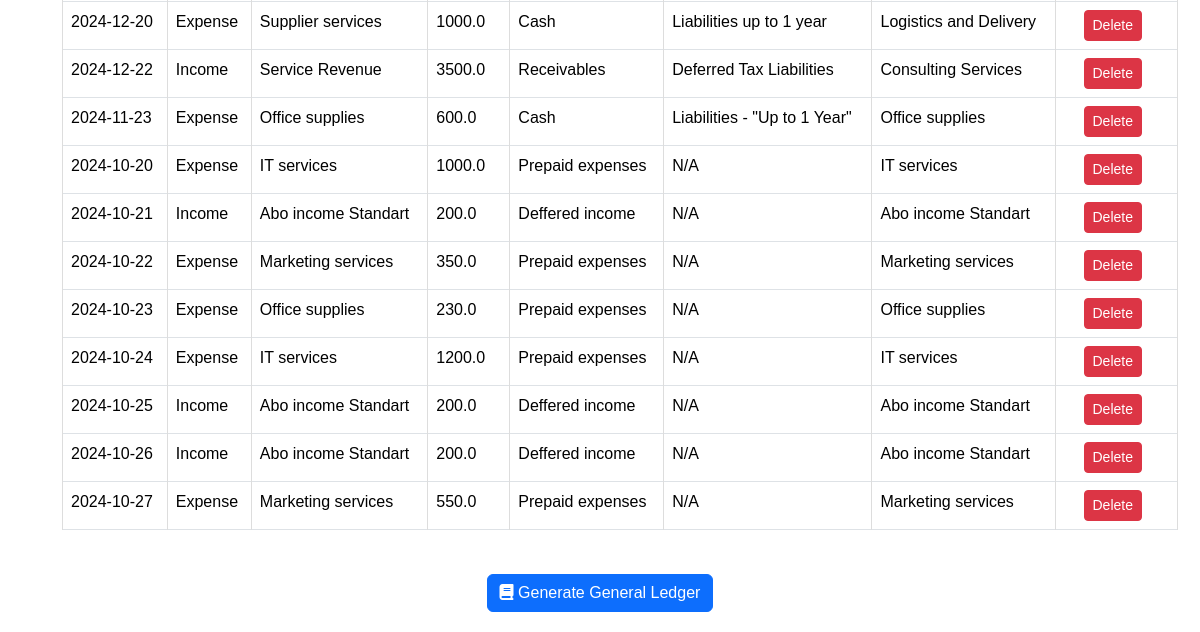
The page /user_transactions (signed in, lower part) on the database as committed earlier.
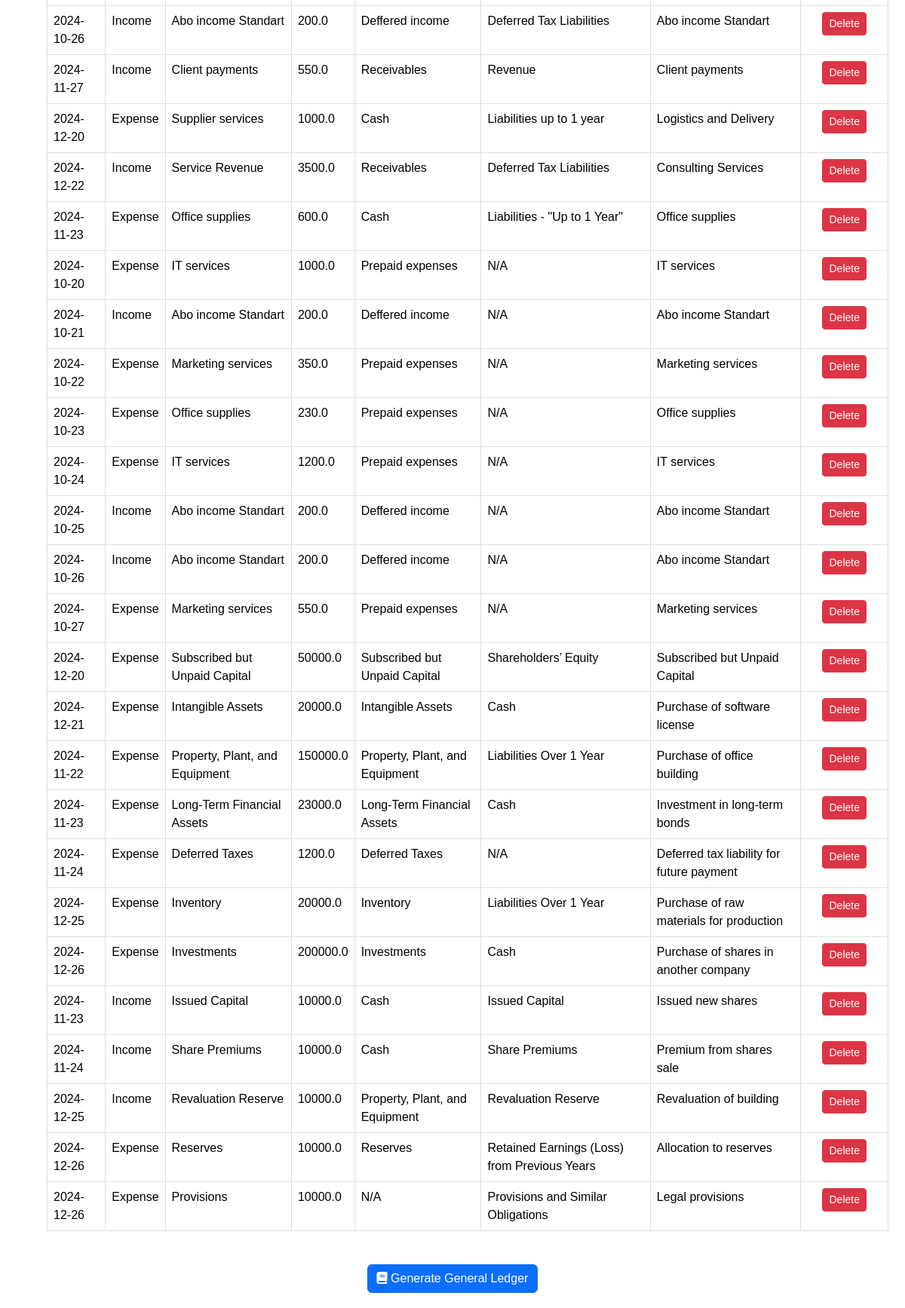
The same page on the database as committed later.
### models.py (models this page shows)
class Transaction(db.Model):
    id = db.Column(db.Integer, primary_key=True)
    date = db.Column(db.Date, nullable=False, default=date.today)
    type = db.Column(db.String(10), nullable=False)  # 'income' or 'expense'
    category = db.Column(db.String(50), nullable=False)
    income_statement_category = db.Column(db.String(100), nullable=True)  # Категория в ОПР (напр. 'Personnel expenses')
    amount = db.Column(db.Float, nullable=False)
    description = db.Column(db.String(200), nullable=True)
    account_id = db.Column(db.Integer, db.ForeignKey('account.id'), nullable=False)
    user_id = db.Column(db.Integer, db.ForeignKey('user.id'), nullable=False)
    debit = db.Column(db.String(100), nullable=True)  # New field for debit category
    credit = db.Column(db.String(100), nullable=True)

### transactions.py (the view)
@transaction.route('/user_transactions', methods=['GET'])
@login_required
def view_user_transactions():
    transactions = Transaction.query.filter_by(user_id=current_user.id).all()
    return render_template('transactions.html', transactions=transactions)

### app.py (called while the page is built)
@login_manager.user_loader
def load_user(user_id):
    return User.query.get(int(user_id))

@app.context_processor
def inject_current_year():
    return {'current_year': datetime.now().year}

### templates/transactions.html (shortened to what this page needs)
{% extends 'base.html' %}
{% block content %}
{% if transactions %}
<table class="table table-bordered table-hover">
    <tbody>
        {% for t in transactions %}
        <tr>
            <td>{{ t.date.strftime('%Y-%m-%d') }}</td>
            <td>{{ 'Income' if t.type == 'income' else 'Expense' }}</td>
            <td>{{ t.category }}</td>
            <td>{{ t.amount }}</td>
            <td>{{ t.debit or 'N/A' }}</td>
            <td>{{ t.credit or 'N/A' }}</td>
            <td>{{ t.description }}</td>
            <td>
                <form action="{{ url_for('transactions_blueprint.delete_transaction', transaction_id=t.id) }}" method="POST" style="display:inline;">
                    <button type="submit" class="btn btn-danger btn-sm" onclick="return confirm('Are you sure you want to delete this transaction?');">
                        Delete
                    </button>
                </form>
            </td>
        </tr>
        {% endfor %}
    </tbody>
</table>
<div class="text-center mt-4">
    <form action="{{ url_for('transactions_blueprint.generate_general_ledger') }}" method="POST">
        <button type="submit" class="btn btn-primary">
            <i class="fas fa-book"></i> Generate General Ledger
        </button>
    </form>
</div>
{% else %}
<p>You have no transactions recorded.</p>
{% endif %}
{% endblock %}

### templates/base.html (shortened to what this page needs)
<!DOCTYPE html>
<html lang="en">
<head>
    <link rel="stylesheet" href="https://cdn.jsdelivr.net/npm/bootstrap@5.3.2/dist/css/bootstrap.min.css">
    <link rel="stylesheet" href="https://cdnjs.cloudflare.com/ajax/libs/font-awesome/6.5.0/css/all.min.css">
    <link rel="stylesheet" href="{{ url_for('static', filename='styles.css') }}">
</head>
<body>
    <div class="container mt-4">
        {% block content %}{% endblock %}
    </div>
</body>
</html>

### static/styles.css (style rules this page uses)
body { font-family: Arial, sans-serif; margin: 0; padding: 0; }
form { padding: 20px; }
table { width: 100%; border-collapse: collapse; margin: 20px; }
table, th, td { border: 1px solid #ddd; }

Rows that differ between the two databases and show on the page:
now on this page (row unchanged): Transaction: date "2024-10-26", type "Income", category "Abo income Standart", amount "200.0", debit "Deffered income", credit "Deferred Tax Liabilities", description "Abo income Standart"
now on this page (row unchanged): Transaction: date "2024-11-27", type "Income", category "Client payments", amount "550.0", debit "Receivables", credit "Revenue", description "Client payments"
added Transaction: date "2024-12-20", type "Expense", category "Subscribed but Unpaid Capital", amount "50000.0", debit "Subscribed but Unpaid Capital", credit "Shareholders’ Equity", description "Subscribed but Unpaid Capital"
added Transaction: date "2024-12-21", type "Expense", category "Intangible Assets", amount "20000.0", debit "Intangible Assets", credit "Cash", description "Purchase of software license"
added Transaction: date "2024-11-22", type "Expense", category "Property, Plant, and Equipment", amount "150000.0", debit "Property, Plant, and Equipment", credit "Liabilities Over 1 Year", description "Purchase of office building"
added Transaction: date "2024-11-23", type "Expense", category "Long-Term Financial Assets", amount "23000.0", debit "Long-Term Financial Assets", credit "Cash", description "Investment in long-term bonds"
added Transaction: date "2024-11-24", type "Expense", category "Deferred Taxes", amount "1200.0", debit "Deferred Taxes", credit "N/A", description "Deferred tax liability for future payment"
added Transaction: date "2024-12-25", type "Expense", category "Inventory", amount "20000.0", debit "Inventory", credit "Liabilities Over 1 Year", description "Purchase of raw materials for production"
added Transaction: date "2024-12-26", type "Expense", category "Investments", amount "200000.0", debit "Investments", credit "Cash", description "Purchase of shares in another company"
added Transaction: date "2024-11-23", type "Income", category "Issued Capital", amount "10000.0", debit "Cash", credit "Issued Capital", description "Issued new shares"
added Transaction: date "2024-11-24", type "Income", category "Share Premiums", amount "10000.0", debit "Cash", credit "Share Premiums", description "Premium from shares sale"
added Transaction: date "2024-12-25", type "Income", category "Revaluation Reserve", amount "10000.0", debit "Property, Plant, and Equipment", credit "Revaluation Reserve", description "Revaluation of building"
added Transaction: date "2024-12-26", type "Expense", category "Reserves", amount "10000.0", debit "Reserves", credit "Retained Earnings (Loss) from Previous Years", description "Allocation to reserves"
added Transaction: date "2024-12-26", type "Expense", category "Provisions", amount "10000.0", debit "N/A", credit "Provisions and Similar Obligations", description "Legal provisions"
